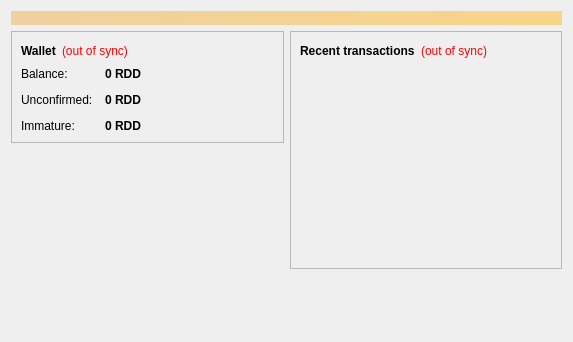
<?xml version="1.0" encoding="UTF-8"?>
<ui version="4.0">
 <class>OverviewPage</class>
 <widget class="QWidget" name="OverviewPage">
  <property name="geometry">
   <rect>
    <x>0</x>
    <y>0</y>
    <width>573</width>
    <height>342</height>
   </rect>
  </property>
  <property name="windowTitle">
   <string>Form</string>
  </property>
  <layout class="QVBoxLayout" name="topLayout">
   <item>
    <widget class="QLabel" name="labelAlerts">
     <property name="visible">
      <bool>false</bool>
     </property>
     <property name="styleSheet">
      <string notr="true">background-color: qlineargradient(x1: 0, y1: 0, x2: 1, y2: 0, stop:0 #F0D0A0, stop:1 #F8D488); color:#000000;</string>
     </property>
     <property name="wordWrap">
      <bool>true</bool>
     </property>
     <property name="margin">
      <number>3</number>
     </property>
    </widget>
   </item>
   <item>
    <layout class="QHBoxLayout" name="horizontalLayout" stretch="1,1">
     <item>
      <layout class="QVBoxLayout" name="verticalLayout_2">
       <item>
        <widget class="QFrame" name="frame">
         <property name="frameShape">
          <enum>QFrame::StyledPanel</enum>
         </property>
         <property name="frameShadow">
          <enum>QFrame::Raised</enum>
         </property>
         <layout class="QVBoxLayout" name="verticalLayout_4">
          <item>
           <layout class="QHBoxLayout" name="horizontalLayout_4">
            <item>
             <widget class="QLabel" name="label_5">
              <property name="font">
               <font>
                <weight>75</weight>
                <bold>true</bold>
               </font>
              </property>
              <property name="text">
               <string>Wallet</string>
              </property>
             </widget>
            </item>
            <item>
             <widget class="QLabel" name="labelWalletStatus">
              <property name="toolTip">
               <string>The displayed information may be out of date. Your wallet automatically synchronizes with the Reddcoin network after a connection is established, but this process has not completed yet.</string>
              </property>
              <property name="styleSheet">
               <string notr="true">QLabel { color: red; }</string>
              </property>
              <property name="text">
               <string notr="true">(out of sync)</string>
              </property>
              <property name="alignment">
               <set>Qt::AlignLeading|Qt::AlignLeft|Qt::AlignVCenter</set>
              </property>
             </widget>
            </item>
            <item>
             <spacer name="horizontalSpacer_2">
              <property name="orientation">
               <enum>Qt::Horizontal</enum>
              </property>
              <property name="sizeHint" stdset="0">
               <size>
                <width>40</width>
                <height>20</height>
               </size>
              </property>
             </spacer>
            </item>
           </layout>
          </item>
          <item>
           <layout class="QFormLayout" name="formLayout_2">
            <property name="fieldGrowthPolicy">
             <enum>QFormLayout::AllNonFixedFieldsGrow</enum>
            </property>
            <property name="horizontalSpacing">
             <number>12</number>
            </property>
            <property name="verticalSpacing">
             <number>12</number>
            </property>
            <item row="0" column="0">
             <widget class="QLabel" name="label">
              <property name="text">
               <string>Balance:</string>
              </property>
             </widget>
            </item>
            <item row="0" column="1">
             <widget class="QLabel" name="labelBalance">
              <property name="font">
               <font>
                <weight>75</weight>
                <bold>true</bold>
               </font>
              </property>
              <property name="cursor">
               <cursorShape>IBeamCursor</cursorShape>
              </property>
              <property name="toolTip">
               <string>Your current balance</string>
              </property>
              <property name="text">
               <string notr="true">0 RDD</string>
              </property>
              <property name="textInteractionFlags">
               <set>Qt::LinksAccessibleByMouse|Qt::TextSelectableByKeyboard|Qt::TextSelectableByMouse</set>
              </property>
             </widget>
            </item>
            <item row="1" column="0">
             <widget class="QLabel" name="label_3">
              <property name="text">
               <string>Unconfirmed:</string>
              </property>
             </widget>
            </item>
            <item row="1" column="1">
             <widget class="QLabel" name="labelUnconfirmed">
              <property name="font">
               <font>
                <weight>75</weight>
                <bold>true</bold>
               </font>
              </property>
              <property name="cursor">
               <cursorShape>IBeamCursor</cursorShape>
              </property>
              <property name="toolTip">
               <string>Total of transactions that have yet to be confirmed, and do not yet count toward the current balance</string>
              </property>
              <property name="text">
               <string notr="true">0 RDD</string>
              </property>
              <property name="textInteractionFlags">
               <set>Qt::LinksAccessibleByMouse|Qt::TextSelectableByKeyboard|Qt::TextSelectableByMouse</set>
              </property>
             </widget>
            </item>
            <item row="2" column="0">
             <widget class="QLabel" name="labelImmatureText">
              <property name="text">
               <string>Immature:</string>
              </property>
             </widget>
            </item>
            <item row="2" column="1">
             <widget class="QLabel" name="labelImmature">
              <property name="font">
               <font>
                <weight>75</weight>
                <bold>true</bold>
               </font>
              </property>
              <property name="toolTip">
               <string>Mined balance that has not yet matured</string>
              </property>
              <property name="text">
               <string notr="true">0 RDD</string>
              </property>
              <property name="textInteractionFlags">
               <set>Qt::LinksAccessibleByMouse|Qt::TextSelectableByKeyboard|Qt::TextSelectableByMouse</set>
              </property>
             </widget>
            </item>
           </layout>
          </item>
         </layout>
        </widget>
       </item>
       <item>
        <spacer name="verticalSpacer">
         <property name="orientation">
          <enum>Qt::Vertical</enum>
         </property>
         <property name="sizeHint" stdset="0">
          <size>
           <width>20</width>
           <height>40</height>
          </size>
         </property>
        </spacer>
       </item>
	           <item>
         <widget class="QLabel" name="label_wallet_bgcoin">
          <property name="text">
           <string/>
          </property>
          <property name="pixmap">
           <pixmap resource="../bitcoin.qrc">:/images/wallet_bgcoin</pixmap>
          </property>
          <property name="scaledContents">
           <bool>false</bool>
          </property>
          <property name="alignment">
           <set>Qt::AlignCenter</set>
          </property>
          <property name="margin">
           <number>-2</number>
          </property>
         </widget>
        </item>
        <item>
         <widget class="QLabel" name="label_6">
          <property name="text">
           <string/>
          </property>
         </widget>
        </item>
      </layout>
     </item>
     <item>
      <layout class="QVBoxLayout" name="verticalLayout_3">
       <item>
        <widget class="QFrame" name="frame_2">
         <property name="frameShape">
          <enum>QFrame::StyledPanel</enum>
         </property>
         <property name="frameShadow">
          <enum>QFrame::Raised</enum>
         </property>
         <layout class="QVBoxLayout" name="verticalLayout">
          <item>
           <layout class="QHBoxLayout" name="horizontalLayout_2">
            <item>
             <widget class="QLabel" name="label_4">
              <property name="text">
               <string>&lt;b&gt;Recent transactions&lt;/b&gt;</string>
              </property>
             </widget>
            </item>
            <item>
             <widget class="QLabel" name="labelTransactionsStatus">
              <property name="toolTip">
               <string>The displayed information may be out of date. Your wallet automatically synchronizes with the Reddcoin network after a connection is established, but this process has not completed yet.</string>
              </property>
              <property name="styleSheet">
               <string notr="true">QLabel { color: red; }</string>
              </property>
              <property name="text">
               <string notr="true">(out of sync)</string>
              </property>
              <property name="alignment">
               <set>Qt::AlignRight|Qt::AlignTrailing|Qt::AlignVCenter</set>
              </property>
             </widget>
            </item>
            <item>
             <spacer name="horizontalSpacer">
              <property name="orientation">
               <enum>Qt::Horizontal</enum>
              </property>
              <property name="sizeHint" stdset="0">
               <size>
                <width>40</width>
                <height>20</height>
               </size>
              </property>
             </spacer>
            </item>
           </layout>
          </item>
          <item>
           <widget class="QListView" name="listTransactions">
            <property name="styleSheet">
             <string notr="true">QListView { background: transparent; }</string>
            </property>
            <property name="frameShape">
             <enum>QFrame::NoFrame</enum>
            </property>
            <property name="verticalScrollBarPolicy">
             <enum>Qt::ScrollBarAlwaysOff</enum>
            </property>
            <property name="horizontalScrollBarPolicy">
             <enum>Qt::ScrollBarAlwaysOff</enum>
            </property>
            <property name="selectionMode">
             <enum>QAbstractItemView::NoSelection</enum>
            </property>
           </widget>
          </item>
         </layout>
        </widget>
       </item>
       <item>
        <spacer name="verticalSpacer_2">
         <property name="orientation">
          <enum>Qt::Vertical</enum>
         </property>
         <property name="sizeHint" stdset="0">
          <size>
           <width>20</width>
           <height>40</height>
          </size>
         </property>
        </spacer>
       </item>
      </layout>
     </item>
    </layout>
   </item>
  </layout>
 </widget>
 <resources/>
 <connections/>
</ui>
